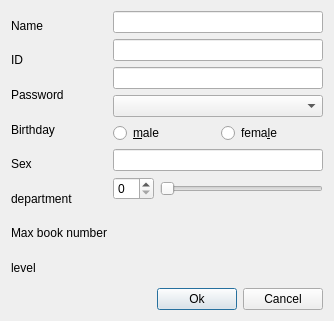
<?xml version="1.0" encoding="UTF-8"?>
<ui version="4.0">
 <class>dnewreader</class>
 <widget class="QDialog" name="dnewreader">
  <property name="geometry">
   <rect>
    <x>0</x>
    <y>0</y>
    <width>334</width>
    <height>321</height>
   </rect>
  </property>
  <property name="windowTitle">
   <string>Dialog</string>
  </property>
  <layout class="QVBoxLayout" name="verticalLayout_3">
   <item>
    <layout class="QHBoxLayout" name="horizontalLayout">
     <item>
      <layout class="QVBoxLayout" name="verticalLayout_2">
       <item>
        <widget class="QLabel" name="label">
         <property name="text">
          <string>Name</string>
         </property>
        </widget>
       </item>
       <item>
        <widget class="QLabel" name="label_2">
         <property name="text">
          <string>ID</string>
         </property>
        </widget>
       </item>
       <item>
        <widget class="QLabel" name="label_3">
         <property name="text">
          <string>Password</string>
         </property>
        </widget>
       </item>
       <item>
        <widget class="QLabel" name="label_4">
         <property name="text">
          <string>Birthday</string>
         </property>
        </widget>
       </item>
       <item>
        <widget class="QLabel" name="label_5">
         <property name="text">
          <string>Sex</string>
         </property>
        </widget>
       </item>
       <item>
        <widget class="QLabel" name="label_7">
         <property name="text">
          <string>department</string>
         </property>
        </widget>
       </item>
       <item>
        <widget class="QLabel" name="label_6">
         <property name="text">
          <string>Max book number</string>
         </property>
        </widget>
       </item>
       <item>
        <widget class="QLabel" name="label_8">
         <property name="text">
          <string>level</string>
         </property>
        </widget>
       </item>
      </layout>
     </item>
     <item>
      <layout class="QVBoxLayout" name="verticalLayout">
       <item>
        <widget class="QLineEdit" name="lineEdit">
         <property name="readOnly">
          <bool>false</bool>
         </property>
        </widget>
       </item>
       <item>
        <widget class="QLineEdit" name="lineEdit_2">
         <property name="readOnly">
          <bool>false</bool>
         </property>
        </widget>
       </item>
       <item>
        <widget class="QLineEdit" name="lineEdit_3">
         <property name="echoMode">
          <enum>QLineEdit::Password</enum>
         </property>
         <property name="readOnly">
          <bool>false</bool>
         </property>
        </widget>
       </item>
       <item>
        <widget class="KDateComboBox" name="kdatecombobox"/>
       </item>
       <item>
        <layout class="QHBoxLayout" name="horizontalLayout_4">
         <item>
          <widget class="QRadioButton" name="radioButton">
           <property name="text">
            <string>&amp;male</string>
           </property>
          </widget>
         </item>
         <item>
          <widget class="QRadioButton" name="radioButton_2">
           <property name="text">
            <string>fema&amp;le</string>
           </property>
          </widget>
         </item>
        </layout>
       </item>
       <item>
        <widget class="QLineEdit" name="lineEdit_6">
         <property name="readOnly">
          <bool>false</bool>
         </property>
        </widget>
       </item>
       <item>
        <layout class="QHBoxLayout" name="horizontalLayout_3">
         <item>
          <widget class="QSpinBox" name="spinBox">
           <property name="maximum">
            <number>30</number>
           </property>
          </widget>
         </item>
         <item>
          <widget class="QSlider" name="horizontalSlider">
           <property name="maximum">
            <number>30</number>
           </property>
           <property name="orientation">
            <enum>Qt::Horizontal</enum>
           </property>
          </widget>
         </item>
        </layout>
       </item>
       <item>
        <widget class="KRatingWidget" name="kratingwidget">
         <property name="maxRating">
          <number>3</number>
         </property>
         <property name="halfStepsEnabled">
          <bool>false</bool>
         </property>
        </widget>
       </item>
      </layout>
     </item>
    </layout>
   </item>
   <item>
    <layout class="QHBoxLayout" name="horizontalLayout_2">
     <item>
      <spacer name="horizontalSpacer_2">
       <property name="orientation">
        <enum>Qt::Horizontal</enum>
       </property>
       <property name="sizeHint" stdset="0">
        <size>
         <width>40</width>
         <height>20</height>
        </size>
       </property>
      </spacer>
     </item>
     <item>
      <widget class="QPushButton" name="pushButton_2">
       <property name="text">
        <string>Ok</string>
       </property>
      </widget>
     </item>
     <item>
      <widget class="QPushButton" name="pushButton_3">
       <property name="text">
        <string>Cancel</string>
       </property>
      </widget>
     </item>
    </layout>
   </item>
  </layout>
 </widget>
 <customwidgets>
  <customwidget>
   <class>KDateComboBox</class>
   <extends>QComboBox</extends>
   <header>kdatecombobox.h</header>
  </customwidget>
  <customwidget>
   <class>KRatingWidget</class>
   <extends>QFrame</extends>
   <header>kratingwidget.h</header>
  </customwidget>
 </customwidgets>
 <resources/>
 <connections>
  <connection>
   <sender>spinBox</sender>
   <signal>valueChanged(int)</signal>
   <receiver>horizontalSlider</receiver>
   <slot>setValue(int)</slot>
   <hints>
    <hint type="sourcelabel">
     <x>155</x>
     <y>224</y>
    </hint>
    <hint type="destinationlabel">
     <x>229</x>
     <y>230</y>
    </hint>
   </hints>
  </connection>
  <connection>
   <sender>horizontalSlider</sender>
   <signal>valueChanged(int)</signal>
   <receiver>spinBox</receiver>
   <slot>setValue(int)</slot>
   <hints>
    <hint type="sourcelabel">
     <x>294</x>
     <y>228</y>
    </hint>
    <hint type="destinationlabel">
     <x>165</x>
     <y>226</y>
    </hint>
   </hints>
  </connection>
 </connections>
</ui>
